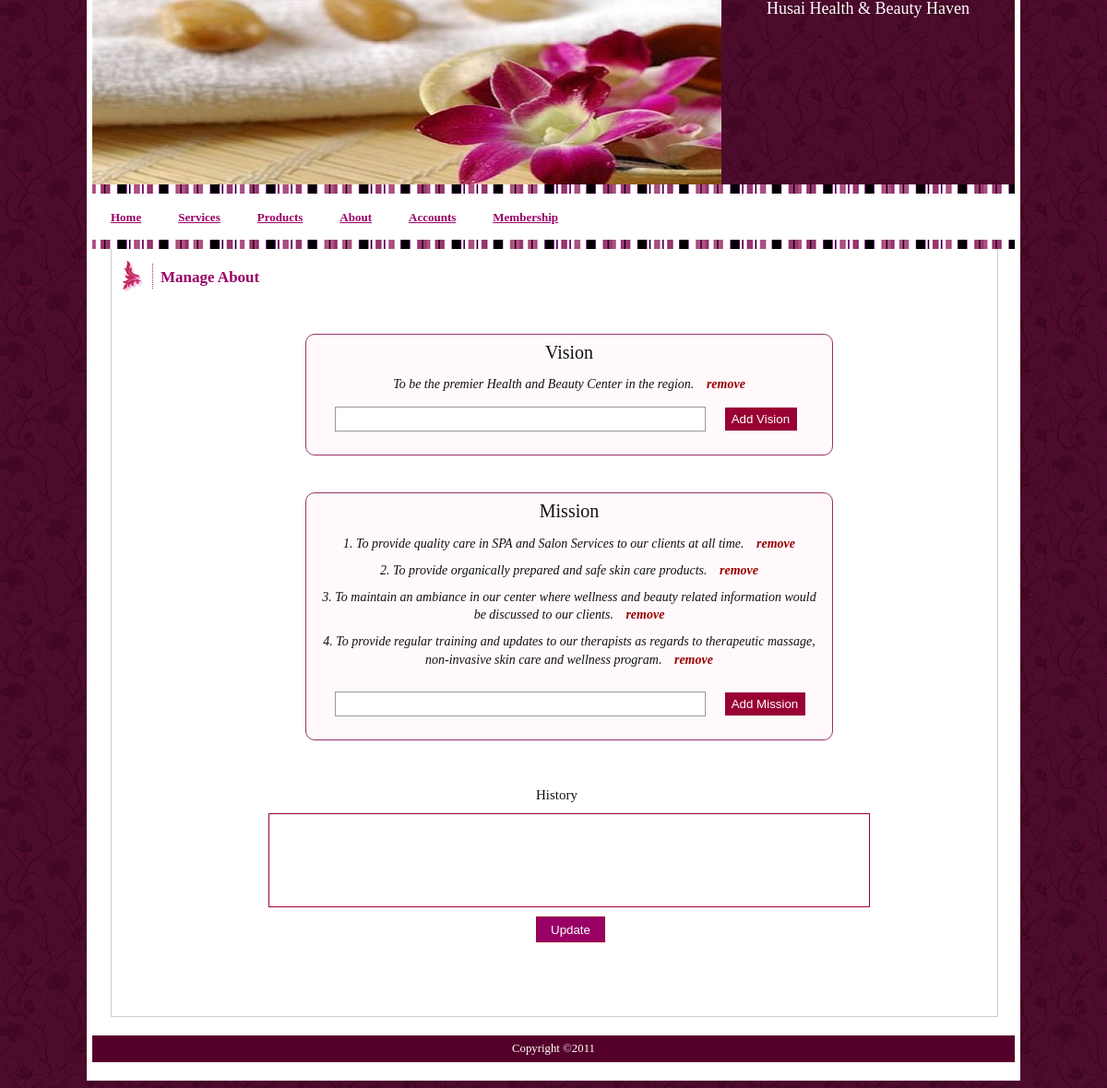
The page /about/index.php (signed in) on the database its author committed.
### application/views/about/about-admin.php (the view, shortened to what this page needs)
<?php
$husai_vision = mysql_query("SELECT * FROM Husai_Vision");
$husai_mission = mysql_query("SELECT * FROM Husai_Mission");
?>
<!DOCTYPE html PUBLIC "-//W3C//DTD XHTML 1.0 Transitional//EN" "http://www.w3.org/TR/xhtml1/DTD/xhtml1-transitional.dtd">
<html
	xmlns="http://www.w3.org/1999/xhtml">
<head>
<link rel="stylesheet" type="text/css" href="../css/about.css"
	media="screen" />
<link rel="stylesheet" type="text/css" href="../css/adminstyle.css"
	media="screen" />
<link rel="stylesheet" type="text/css" href="../css/updatecss.css" media="screen" />
<link rel="stylesheet" type="text/css" href="../css/style.css"
	media="screen" />
</head>
<body onload="document.login_form.username.focus();">
	<div id="wrapper">
		<div id="header-left">
			<img src="../images/purplelogo.jpg">
		</div>
		<div id="header-right">Husai Health & Beauty Haven</div>
		<div id="upper-nav-border">
			<img src="../images/purplebottom.png">
		</div>
		<div id="nav">
			<ul>
				<li><a href="../">Home</a></li>
				<li><a href="../services">Services</a></li>
				<li><a href="../products">Products</a></li>
				<li><a href="../about">About</a></li>
				 <?php require '../../application/views/includelinks.php';?>
  	    </ul>
		</div>
		<div id="upper-nav-border">
			<img src="../images/purplebottom.png">
		</div>
		<div id="content-left-admin">
			<table id="page-title">
				<tr>
					<td><img src="../images/purpletitle.png" /></td>
					<td>Manage About</td>
				</tr>
			</table>
            <div id = "vision-div">
            	<p id = "vision-header"> Vision </p>
                <?php
				while($row = mysql_fetch_array($husai_vision)){
					echo '<p id = "vision-p">'.$row["Vision"].'<span><a href = "../about/delete-vision.php?id='.$row["id"].'"> remove</a></span></p>';
				}
				?>
                <form method="post" action="add-vision.php">
                    <table cellspacing="15">
                        	<tr>
                            	<td width="414"><input type = "text" name = "vision_entry" id = "newVisionText" /> </td>
                                <td width="77"><input type = "submit" value = "  Add Vision  " id = "addVisionButton" /> </td>
                            </tr>
                     </table>
                </form>
           </div>
			<div id = "mission-div">
            	<p id = "mission-header">Mission</p>
                <?php
				while($row = mysql_fetch_array($husai_mission)){
					echo '<p id = "mission-p">'.$row["Mission"].'<span><a href = "../about/delete-mission.php?id='.$row["id"].'"> remove</a></span></p>';
				}
				?>
                <form method="post" action="add-mission.php">
                	<table cellspacing="15">
                        	<tr>
                            	<td width="414"><input type = "text" name = "mission_entry" id = "newVisionText" /> </td>
                                <td width="77"><input type = "submit" value = "  Add Mission  " id = "addVisionButton" /> </td>
                            </tr>
                     </table>
                </form>
            </div>
            <div id = "history-div">
                 <p id = "historylabel">History</p>
                <form method="post" action="update-history.php">
                    <textarea style="resize: none;" wrap="default"  name = "history_entry"><?php
				?></textarea>
                    <input type="submit" value = "Update"/>
               </form>
            </div>
		</div>
		<div id="footer">
			<p id="fw-foottext" class="fw-footertext">Copyright ©2011</p>
		</div>
	</div>
</body>
</html>

### web/css/about.css (style rules this page uses)
#mission-div { text-align:center; width:550px; margin:40px 200px; padding:10px 10px; border:1px #936 solid; border-radius:10px; background-color:#FFF9FC; }
#vision-div { width:550px; text-align:center; margin:40px 200px; padding:10px 10px; border:1px #936 solid; border-radius:10px; background-color:#FFF9FC; }
#vision-header { font-size:20px; margin-bottom:15px; }
#mission-header { font-size:20px; margin-bottom:15px; }
#history-div { width:650px; margin:50px 160px; font-size:15px; }
#history-div textarea { border:1px #903 solid; width:650px; height:100px; text-align:left; margin:10px 0; }
#history-div input { border:1px #903 solid; width:75px; height:28px; color:#FFF; background-color:#906; margin:0px 290px; }
#historylabel { margin:0px 0px; margin:0px 290px; }

### web/css/adminstyle.css (style rules this page uses)
#content-left-admin { width:940px; height:100%; padding:10px 10px; margin:20px 20px; margin-top:0px; border-right:1px #CCC solid; border-bottom:1px #CCC solid; border-left:1px #CCC solid; padding-bottom:30px; }

### web/css/updatecss.css (style rules this page uses)
#newVisionText { border:1px #999 solid; height:25px; width:400px; }
#addVisionButton { background-color:#903; color:#FFF; height:25px; }
#vision-p { font-style:italic; font-size:14px; }
#vision-p a { margin-left:10px; color:#900; font-weight:bold; font-size:14px; text-decoration:none; }
#mission-p { margin:10px 5px; font-style:italic; font-size:14px; }
#mission-p a { margin-left:10px; color:#900; font-weight:bold; font-size:14px; text-decoration:none; }

### web/css/style.css (style rules this page uses)
* { margin:0; padding:0; border:0; }
html { font:normal .8em/1.5em Georgia, serif; color:#111; background:#fff }
a { color:#111; text-decoration:underline }
body { background-image: url("../images/purplebg.png"); padding-bottom:30px; }
#wrapper { background-color:#FFF; width:1000px; height:100%; margin:0px auto; padding:0 6px; padding-bottom:20px; }
#header-left { width:682px; height:200px; float:left; }
#header-right { float:right; width:318px; height:200px; background-image:url(../images/purplebg.png); color:#FFF; text-align:center; font-size:18px; }
#upper-nav-border { clear:both; background-image:url(../images/purplebottom.png); }
#nav { clear:both; margin:10px 0; margin-bottom:50px; }
#nav ul { clear:both; width:100%; }
#nav ul li { clear:both; display:inline; }
#nav ul li a { padding:6px 20px; float:left; font-size:13px; font-weight:bold; color:#906; }
#page-title { color:#906; font-size:17px; font-weight:bold; }
#footer { clear:both; padding-top:5px; text-align:center; color:#FFF; margin-bottom:0px; background-color:#55002B; height:24px; }

### rows shown on the page
husai_vision: Vision "To be the premier Health and Beauty Center in the region."
husai_mission: Mission "1. To provide quality care in SPA and Salon Services to our clients at all time."
husai_mission: Mission "2. To provide organically prepared and safe skin care products."
husai_mission: Mission "3. To maintain an ambiance in our center where wellness and beauty related information would be discussed to our clients."
husai_mission: Mission "4. To provide regular training and updates to our therapists as regards to therapeutic massage, non-invasive skin care and wellness program."
